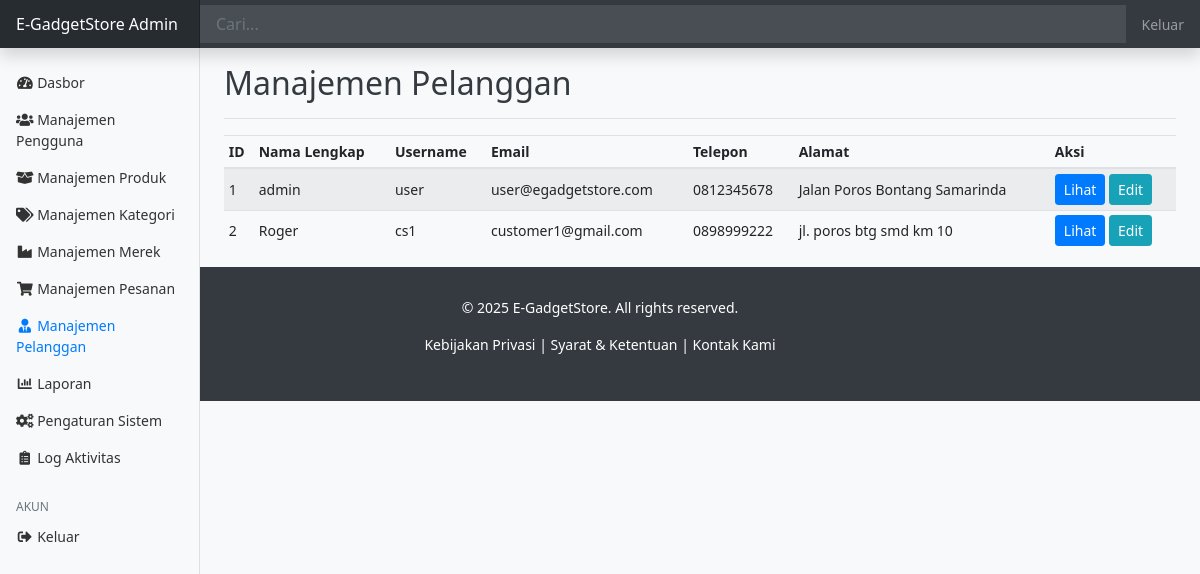
The page /toko_elektronik/admin/customers/index.php (signed in) on the database its author committed.
### tables this page shows
CREATE TABLE `customers` (
  `customer_id` int(11) NOT NULL,
  `user_id` int(11) NOT NULL,
  `full_name` varchar(100) NOT NULL,
  `phone_number` varchar(20) DEFAULT NULL,
  `address` text DEFAULT NULL
);

CREATE TABLE `users` (
  `user_id` int(11) NOT NULL,
  `username` varchar(50) NOT NULL,
  `email` varchar(100) NOT NULL,
  `password` varchar(255) NOT NULL,
  `role` enum('admin','customer') NOT NULL DEFAULT 'customer',
  `created_at` timestamp NOT NULL DEFAULT current_timestamp()
);

### toko_elektronik/admin/customers/index.php (the view, shortened to what this page needs)
<?php
require_once '../../config/database.php';
$customers = [];
try {
    $stmt = $pdo->query("SELECT c.customer_id, c.full_name, c.phone_number, c.address, u.email, u.username
                         FROM customers c
                         JOIN users u ON c.user_id = u.user_id
                         ORDER BY c.full_name ASC");
    $customers = $stmt->fetchAll(PDO::FETCH_ASSOC);
} catch (PDOException $e) {
    echo "Error: " . $e->getMessage();
}
include_once '../../includes/header.php';
?>
<div class="container-fluid">
    <div class="row">
        <?php include_once '../../includes/sidebar.php'; ?>
        <main role="main" class="col-md-9 ml-sm-auto col-lg-10 px-md-4">
            <div class="d-flex justify-content-between flex-wrap flex-md-nowrap align-items-center pt-3 pb-2 mb-3 border-bottom">
                <h1 class="h2">Manajemen Pelanggan</h1>
                </div>
            <div class="table-responsive">
                <table class="table table-striped table-sm">
                    <thead>
                        <tr>
                            <th>ID</th>
                            <th>Nama Lengkap</th>
                            <th>Username</th>
                            <th>Email</th>
                            <th>Telepon</th>
                            <th>Alamat</th>
                            <th>Aksi</th>
                        </tr>
                    </thead>
                    <tbody>
                        <?php if (count($customers) > 0): ?>
                            <?php foreach ($customers as $customer): ?>
                                <tr>
                                    <td><?php echo htmlspecialchars($customer['customer_id']); ?></td>
                                    <td><?php echo htmlspecialchars($customer['full_name']); ?></td>
                                    <td><?php echo htmlspecialchars($customer['username']); ?></td>
                                    <td><?php echo htmlspecialchars($customer['email']); ?></td>
                                    <td><?php echo htmlspecialchars($customer['phone_number']); ?></td>
                                    <td><?php echo htmlspecialchars($customer['address']); ?></td>
                                    <td>
                                        <a href="view.php?id=<?php echo $customer['customer_id']; ?>" class="btn btn-primary btn-sm">Lihat</a>
                                        <a href="edit.php?id=<?php echo $customer['customer_id']; ?>" class="btn btn-info btn-sm">Edit</a>
                                        </td>
                                </tr>
                            <?php endforeach; ?>
                        <?php else: ?>
                            <tr>
                                <td colspan="7">Tidak ada data pelanggan.</td>
                            </tr>
                        <?php endif; ?>
                    </tbody>
                </table>
            </div>
        </main>
    </div>
</div>
<?php include_once '../../includes/footer.php'; ?>

### toko_elektronik/assests/css/style.css (style rules this page uses)
body { font-family: 'Segoe UI', Tahoma, Geneva, Verdana, sans-serif; background-color: #f8f9fa; color: #343a40; }
.btn-primary { background-color: #007bff; border-color: #007bff; }
.table th, .table td { vertical-align: middle; }

### toko_elektronik/includes/header.php (style rules this page uses)
body { font-size: .875rem; }

### rows shown on the page
customers: customer_id "1", full_name "admin", user.username "user", user.email "user@egadgetstore.com", phone_number "0812345678", address "Jalan Poros Bontang Samarinda"
customers: customer_id "2", full_name "Roger", user.username "cs1", user.email "customer1@gmail.com", phone_number "0898999222", address "jl. poros btg smd km 10"
